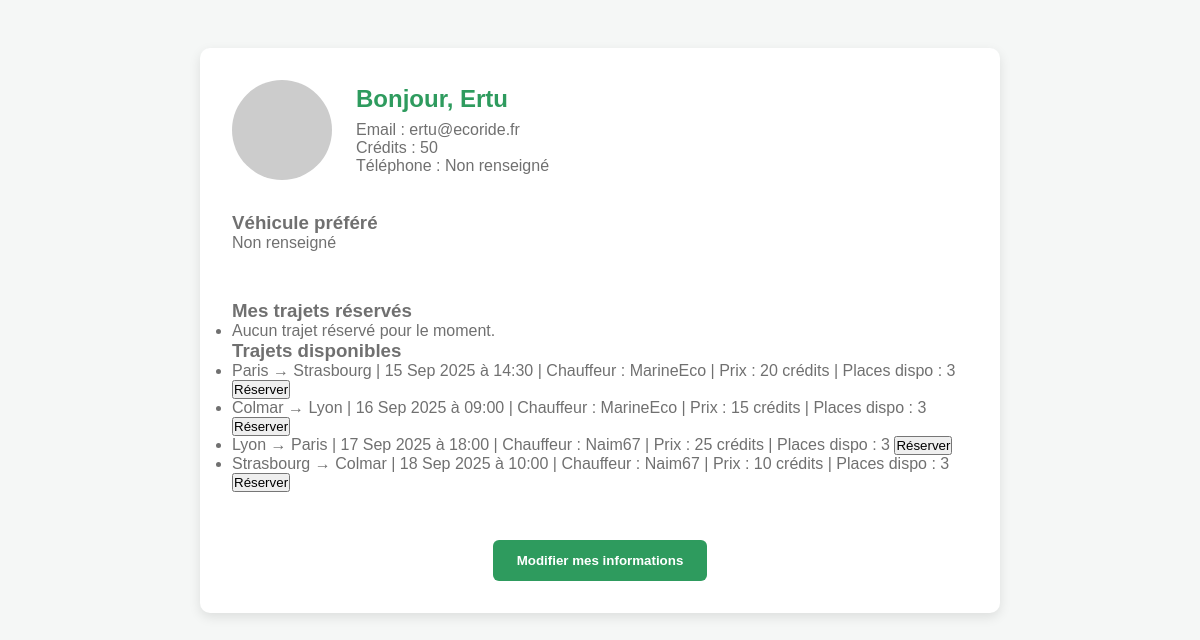
The page /front-end/espace-utilisateur.php (signed in) on the database its author committed.
### tables this page shows
CREATE TABLE utilisateur (
    id INT AUTO_INCREMENT PRIMARY KEY,
    name VARCHAR(100) NOT NULL,
    email VARCHAR(150) NOT NULL UNIQUE,
    password VARCHAR(255) NOT NULL,
    credit INT DEFAULT 20,
    role VARCHAR(20) DEFAULT 'membre',
    telephone VARCHAR(20) DEFAULT NULL,
    vehicule_prefere VARCHAR(100) DEFAULT NULL,
    photo VARCHAR(255) DEFAULT NULL
);

CREATE TABLE trajets (
    id INT AUTO_INCREMENT PRIMARY KEY,
    depart VARCHAR(100) NOT NULL,
    arrive VARCHAR(100) NOT NULL,
    date DATETIME NOT NULL,
    utilisateur_id INT NOT NULL,
    prix INT NOT NULL,
    places_disponibles INT DEFAULT 3,
    statut VARCHAR(20) DEFAULT 'disponible',
    FOREIGN KEY (utilisateur_id) REFERENCES utilisateur(id)
);

### front-end/espace-utilisateur.php (the view, shortened to what this page needs)
<?php
include '../includes/db.php';
$idUtilisateur = $_SESSION['user']['id'];
$stmt = $pdo->prepare("SELECT * FROM utilisateur WHERE id = ?");
$stmt->execute([$idUtilisateur]);
$user = $stmt->fetch();
$stmt = $pdo->prepare("
  SELECT r.id AS res_id, t.id AS trajet_id, t.depart, t.arrive, t.date, u2.name AS chauffeur, t.prix
  FROM reservation r
  JOIN trajets t ON r.trajet_id = t.id
  JOIN utilisateur u2 ON t.utilisateur_id = u2.id
  WHERE r.utilisateur_id = ?
  ORDER BY t.date DESC
");
$stmt->execute([$idUtilisateur]);
$trajetsReserves = $stmt->fetchAll();
$stmt = $pdo->prepare("
  SELECT t.id, t.depart, t.arrive, t.date, t.prix, t.places_disponibles, u.name AS chauffeur
  FROM trajets t
  JOIN utilisateur u ON t.utilisateur_id = u.id
  WHERE t.statut = 'disponible'
  AND t.places_disponibles > 0
  AND t.id NOT IN (SELECT trajet_id FROM reservation WHERE utilisateur_id = ?)
  ORDER BY t.date ASC
");
$stmt->execute([$idUtilisateur]);
$trajetsDisponibles = $stmt->fetchAll();
?>
<!DOCTYPE html>
<html lang="fr">
<head>
    <link rel="stylesheet" href="../css/styles.css">
</head>
<body>
    <main>
        <section class="espace-utilisateur">
            <div class="profil">
                <img src="<?= htmlspecialchars($user['photo'] ?? 'https://randomuser.me/api/portraits/women/18.jpg') ?>"
                     alt="photo utilisateur" class="photo-utilisateur">
                <div class="infos-profil">
                    <h2>Bonjour, <?= htmlspecialchars($user['name']) ?></h2>
                    <p>Email : <?= htmlspecialchars($user['email']) ?></p>
                    <p>Crédits : <?= htmlspecialchars($user['credit']) ?></p>
                    <p>Téléphone : <?= htmlspecialchars($user['telephone'] ?? 'Non renseigné') ?></p>
                </div>
            </div>
            <div class="vehicule">
                <h3>Véhicule préféré</h3>
                <p><?= htmlspecialchars($user['vehicule_prefere'] ?? 'Non renseigné') ?></p>
            </div>
            <div class="reservation">
                <h3>Mes trajets réservés</h3>
                <ul>
                    <?php if ($trajetsReserves): ?>
                        <?php foreach ($trajetsReserves as $trajet): ?>
                            <li>
                                <?= htmlspecialchars($trajet['depart']) ?> → <?= htmlspecialchars($trajet['arrive']) ?> |
                                <?= date('d M Y à H:i', strtotime($trajet['date'])) ?> |
                                Chauffeur : <?= htmlspecialchars($trajet['chauffeur']) ?> |
                                Prix : <?= htmlspecialchars($trajet['prix']) ?> crédits
                            </li>
                        <?php endforeach; ?>
                    <?php else: ?>
                        <li>Aucun trajet réservé pour le moment.</li>
                    <?php endif; ?>
                </ul>
            </div>
            <div class="disponibles">
                <h3>Trajets disponibles</h3>
                <ul>
                    <?php if ($trajetsDisponibles): ?>
                        <?php foreach ($trajetsDisponibles as $trajet): ?>
                            <li>
                                <?= htmlspecialchars($trajet['depart']) ?> → <?= htmlspecialchars($trajet['arrive']) ?> |
                                <?= date('d M Y à H:i', strtotime($trajet['date'])) ?> |
                                Chauffeur : <?= htmlspecialchars($trajet['chauffeur']) ?> |
                                Prix : <?= htmlspecialchars($trajet['prix']) ?> crédits |
                                Places dispo : <?= htmlspecialchars($trajet['places_disponibles']) ?>
                                <form action="../back-end/reserver.php" method="POST" style="display:inline;">
                                    <button type="submit">Réserver</button>
                                </form>
                            </li>
                        <?php endforeach; ?>
                    <?php else: ?>
                        <li>Aucun trajet disponible pour le moment.</li>
                    <?php endif; ?>
                </ul>
            </div>
            <button class="modifier">Modifier mes informations</button>
        </section>
    </main>
</body>
</html>

### css/styles.css (style rules this page uses)
:root { --green: #2e9b5e; --green-dark: #207344; --grey-light: #f5f7f6; --grey: #707070; --white: #ffffff; }
* { margin:0;padding:0;box-sizing:border-box;font-family:Arial, sans-serif; }
body { background:var(--grey-light);color:var(--grey); }
.espace-utilisateur { max-width: 800px; margin: 3rem auto; padding: 2rem; background-color: #ffffff; border-radius: 10px; box-shadow: 0 4px 12px rgba(0, 0, 0, 0.1); }
.profil { display: flex; align-items: center; gap: 1.5rem; margin-bottom: 2rem; }
.photo-utilisateur { width: 100px; height: 100px; border-radius: 50%; object-fit: cover; }
.infos-profil h2 { margin-bottom: 0.5rem; color: #2e9b5e; }
.vehicule, .reservations { margin-bottom: 3rem; }
.modifier { margin-top: 3rem; display: block; margin-left: auto; margin-right: auto; background-color: #2e9b5e; color: white; border: none; padding: 0.8rem 1.5rem; border-radius: 6px; font-weight: bold; cursor: pointer; transition: background-color 0.2s ease-in-out; }

### rows shown on the page
utilisateur: name "Ertu", email "ertu@ecoride.fr", credit "50", telephone "Non renseigné", vehicule_prefere "Non renseigné"
trajets: depart "Paris", arrive "Strasbourg", date "15 Sep 2025 à 14:30", utilisateur.name "MarineEco", prix "20", places_disponibles "3"
trajets: depart "Colmar", arrive "Lyon", date "16 Sep 2025 à 09:00", utilisateur.name "MarineEco", prix "15", places_disponibles "3"
trajets: depart "Lyon", arrive "Paris", date "17 Sep 2025 à 18:00", utilisateur.name "Naim67", prix "25", places_disponibles "3"
trajets: depart "Strasbourg", arrive "Colmar", date "18 Sep 2025 à 10:00", utilisateur.name "Naim67", prix "10", places_disponibles "3"
